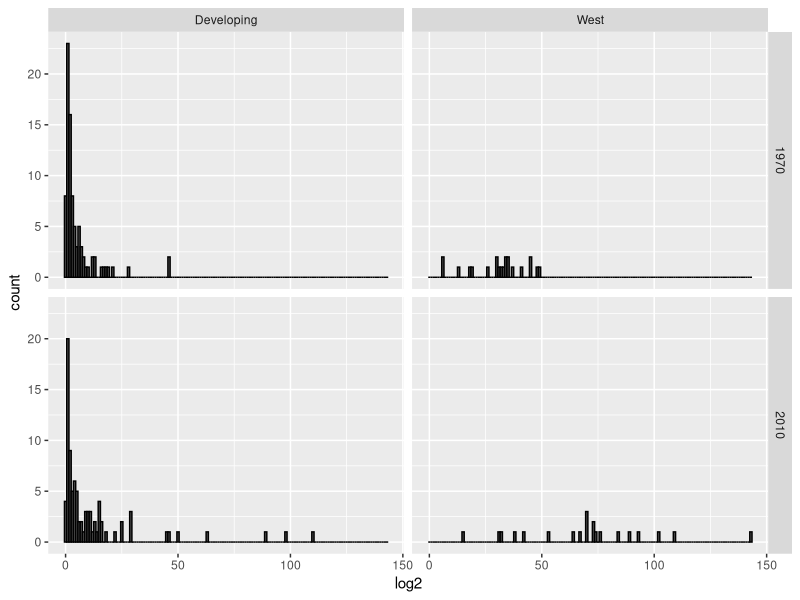

This chart was generated by the following R code:
library(dslabs)
data("gapminder")

library(dplyr)
library(ggplot2)

gapminder <- gapminder %>% 
  mutate(dollars_per_day = gdp/population/365)

past_year <- 1970
present_year <- 2010

west <- c("Western Europe", "Northern Europe",
          "Southern Europe", "Northern America",
          "Australia and New Zealand")

country_list_1 <- gapminder %>%
  filter(year == past_year & !is.na(dollars_per_day)) %>%
  .$country
country_list_2 <- gapminder %>%
  filter(year == present_year & !is.na(dollars_per_day)) %>%
  .$country
country_list <- intersect(country_list_1, country_list_2)

gapminder %>%
  filter (year %in% c(past_year, present_year) & country %in% country_list) %>%
  mutate(group = ifelse(region %in% west, "West", "Developing")) %>%
  ggplot(aes(dollars_per_day)) +
  geom_histogram(binwidth = 1, color= "black") +
  scale_x_continuous((trans = "log2")) +
  facet_grid(year~group)
